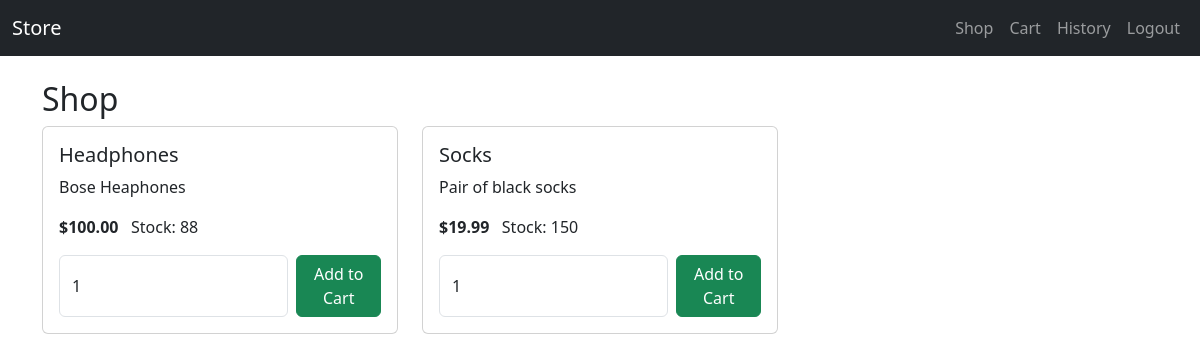
The app's page /shop (signed in) with its own data.
### tables this page shows
CREATE TABLE inventory (
        id INTEGER PRIMARY KEY AUTOINCREMENT,
        name TEXT NOT NULL,
        description TEXT,
        price REAL NOT NULL,
        quantity INTEGER NOT NULL
    );

### app.py (the view)
@app.route('/shop')
@login_required
@role_required('customer')
def shop():
    db = get_db(); c = db.cursor()
    c.execute("SELECT id,name,description,price,quantity FROM inventory")
    items = c.fetchall(); db.close()
    return render_template('shop.html', items=items)

### app.py (called while the page is built)
def get_db():
    return sqlite3.connect(DB)

def login_required(f):
    @wraps(f)
    def wrapper(*args, **kwargs):
        if 'user_id' not in session:
            flash('Please log in.')
            return redirect(url_for('login'))
        return f(*args, **kwargs)
    return wrapper

def role_required(*roles):
    def decorator(f):
        @wraps(f)
        def wrapper(*args, **kwargs):
            if session.get('role') not in roles:
                flash('Access denied.')
                return redirect(url_for('index'))
            return f(*args, **kwargs)
        return wrapper
    return decorator

### templates/shop.html (shortened to what this page needs)
{% extends "base.html" %}
{% block content %}
  <h2>Shop</h2>
  <div class="row">
    {% for id,name,desc,price,qty in items %}
      <div class="col-md-4 mb-4">
        <div class="card h-100">
          <div class="card-body">
            <h5 class="card-title">{{ name }}</h5>
            <p class="card-text">{{ desc }}</p>
            <p><strong>${{ '%.2f'|format(price) }}</strong> &nbsp; Stock: {{ qty }}</p>
            <form method="post" action="{{ url_for('cart') }}" class="d-flex">
              <input type="number" name="quantity" value="1" min="1" max="{{ qty }}" class="form-control me-2">
              <button class="btn btn-success" {% if qty==0 %}disabled{% endif %}>
                Add to Cart
              </button>
            </form>
          </div>
        </div>
      </div>
    {% else %}
      <p>No items available.</p>
    {% endfor %}
  </div>
{% endblock %}

### records on screen
inventory: name "Headphones", description "Bose Heaphones", price "100.00", quantity "88"
inventory: name "Socks", description "Pair of black socks", price "19.99", quantity "150"
